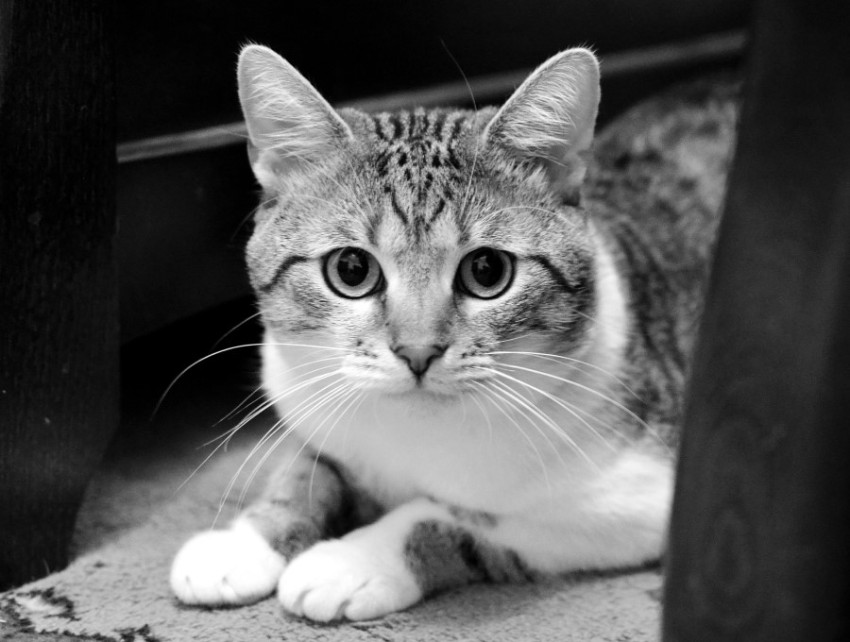
#> input picture Lab2/anh.jpg, 850 x 642 px, found by its file name
$ python DoG.py
#> lines starting #> are read from the running program, lines starting #| are printed output that depends on the picture
import cv2
import numpy as np
import matplotlib.pyplot as plt
# Reference: Enhanced Local Texture Feature Sets for Face Recognition Under Difficult Lighting Conditions by Xiaoyang Tan and Bill Triggs
# https://lear.inrialpes.fr/pubs/2007/TT07/Tan-amfg07a.pdf

# read image as grayscale float in range 0 to 1
img = cv2.imread('Lab2/anh.jpg', cv2.IMREAD_GRAYSCALE).astype(np.float64) / 255.0
#> img: shape (642, 850) float64; min 0, max 1, mean 0.342

# set arguments
gamma = 0.2
alpha = 0.1
tau = 3.0

# gamma correction
img_gamma = np.power(img, gamma)
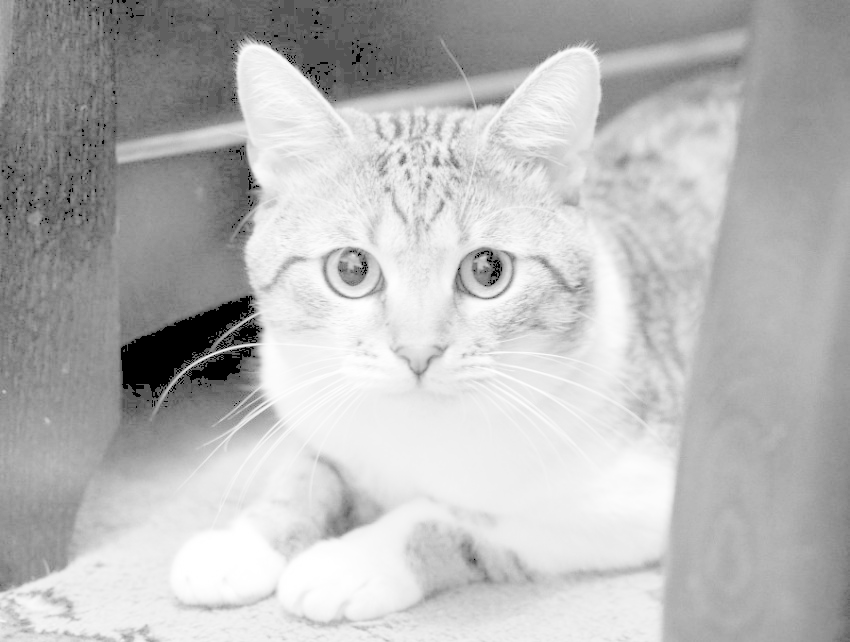
#> img_gamma: shape (642, 850) float64; min 0, max 1, mean 0.726
img_gamma2 = (255.0 * img_gamma).clip(0,255).astype(np.uint8)

# DOG
blur1 = cv2.GaussianBlur(img_gamma, (0,0), 1, borderType=cv2.BORDER_REPLICATE)
blur2 = cv2.GaussianBlur(img_gamma, (0,0), 2, borderType=cv2.BORDER_REPLICATE)
img_dog = (blur1 - blur2)
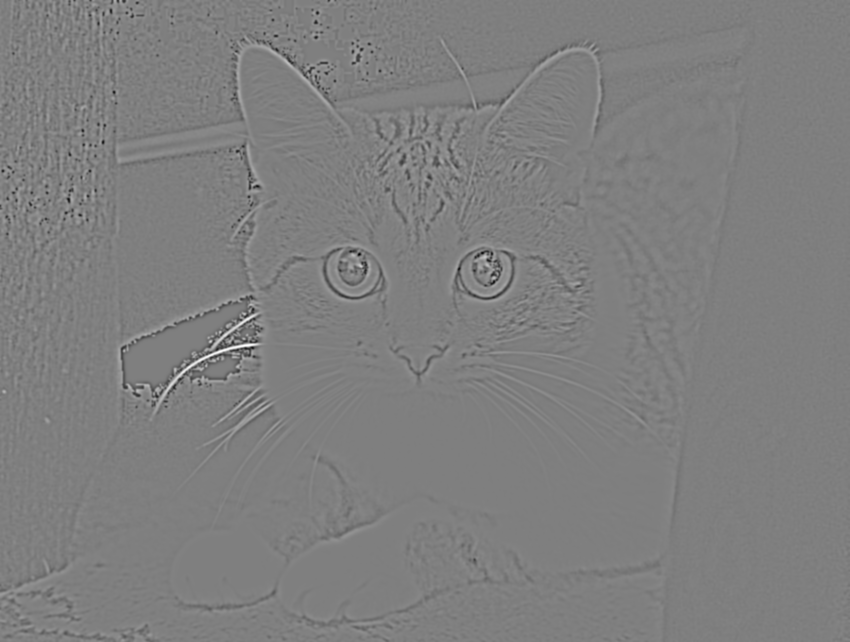
#> img_dog: shape (642, 850) float64; min -0.203, max 0.204, mean -2.23e-06; drawn with min black and max white
# normalize by the largest absolute value so range is -1 to
img_dog = img_dog / np.amax(np.abs(img_dog))
img_dog2 = (255.0 * (0.5*img_dog + 0.5)).clip(0,255).astype(np.uint8)

# contrast equalization equation 1
img_contrast1 = np.abs(img_dog)
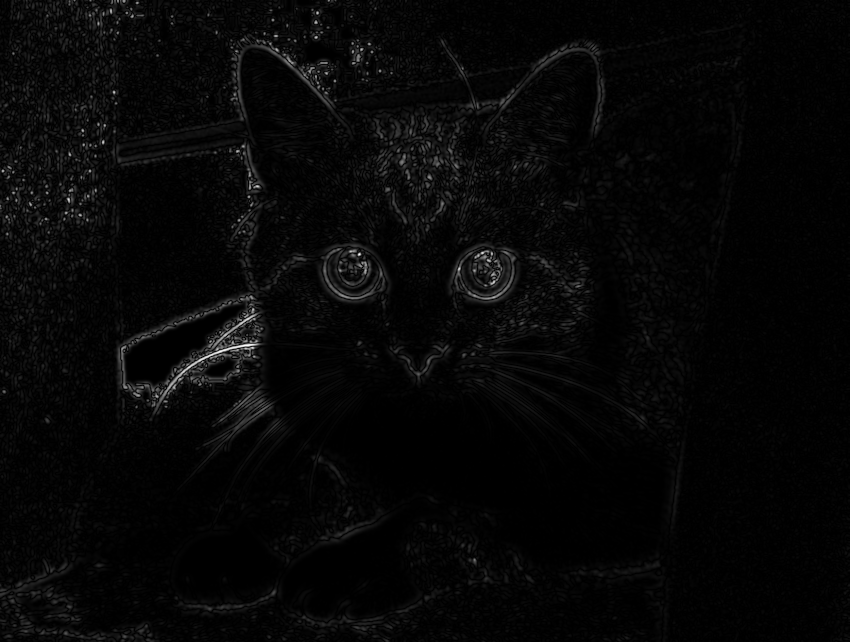
#> img_contrast1: shape (642, 850) float64; min 0, max 1, mean 0.028
img_contrast1 = np.power(img_contrast1, alpha)
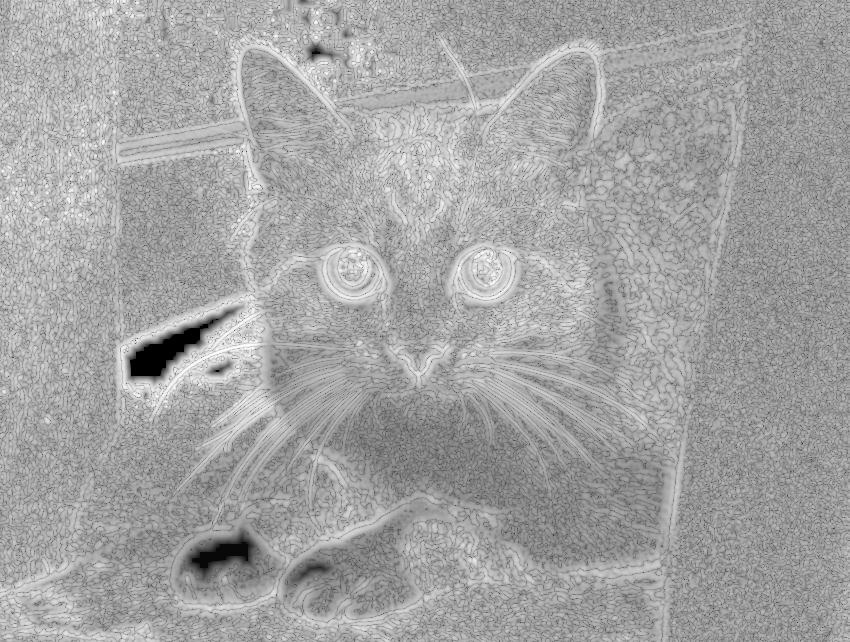
#> img_contrast1: shape (642, 850) float64; min 0, max 1, mean 0.641
img_contrast1 = np.mean(img_contrast1)
#> img_contrast1 = 0.641
img_contrast1 = np.power(img_contrast1,1.0/alpha)
#> img_contrast1 = 0.0117
img_contrast1 = img_dog/img_contrast1

# contrast equalization equation 2
img_contrast2 = np.abs(img_contrast1)
img_contrast2 = img_contrast2.clip(0,tau)
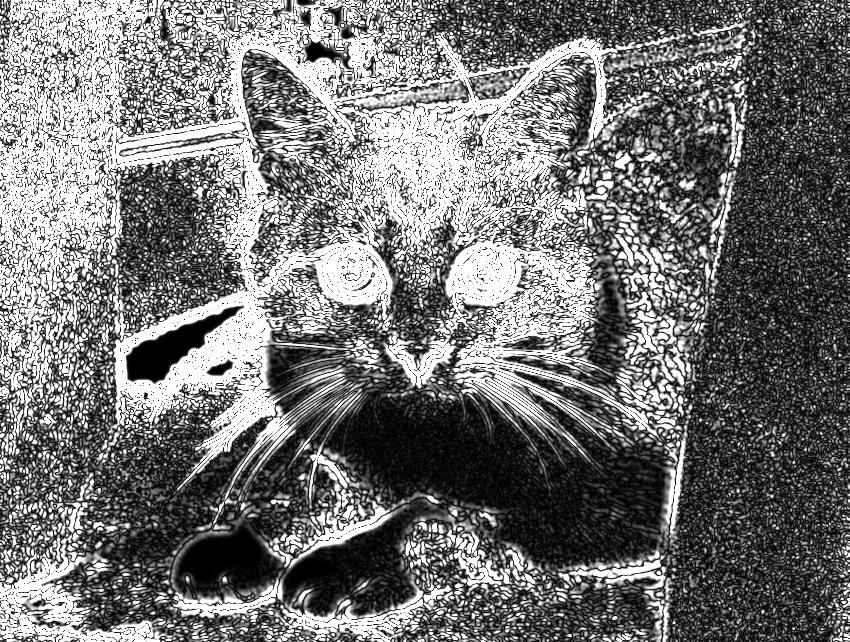
#> img_contrast2: shape (642, 850) float64; min 0, max 3, mean 1.38; drawn with min black and max white
img_contrast2 = np.mean(img_contrast2)
#> img_contrast2 = 1.38
img_contrast2 = np.power(img_contrast2,1.0/alpha)
#> img_contrast2 = 24.87
img_contrast2 = img_contrast1/img_contrast2
img_contrast = tau * np.tanh((img_contrast2/tau))

# Scale results two ways back to uint8 in the range 0 to 255
img_contrastA = (255.0 * (img_contrast+0.5)).clip(0,255).astype(np.uint8)
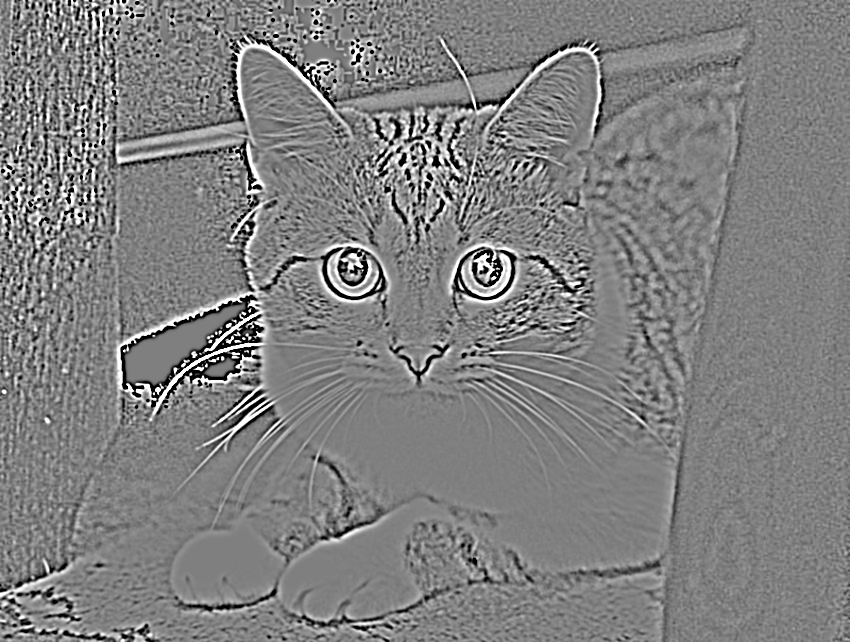
#> img_contrastA: shape (642, 850); min 0, max 255, mean 127.7
img_contrastB = (255.0 * (0.5*img_contrast+0.5)).clip(0,255).astype(np.uint8)
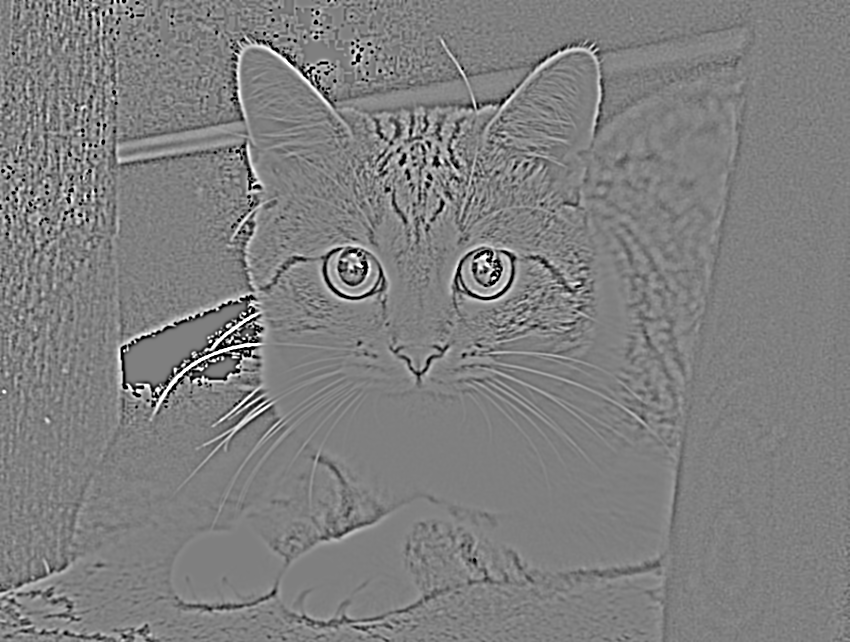
#> img_contrastB: shape (642, 850); min 0, max 255, mean 127.1

# show results
#Tạo vùng vẽ tỷ lệ 16:9
fig = plt.figure(figsize=(16, 9))
#Tạo 9 vùng vẽ con, phân bố 3 hàng 3 cột
(ax1, ax2, ax3), (ax4,ax5, ax6) = fig.subplots(2, 3)
ax1.imshow(img, cmap='gray')
ax1.set_title("ảnh gốc")

ax2.imshow(img_gamma2, cmap='gray')
ax2.set_title("Gamma")

ax3.imshow(img_dog2, cmap='gray')
ax3.set_title("DoG")

ax4.imshow(img_contrast1, cmap='gray')
ax4.set_title("CE1")

ax5.imshow(img_contrastA, cmap='gray')
ax5.set_title("CE_A")

ax6.imshow(img_contrastB, cmap='gray')
ax6.set_title("CE_B")

plt.show()
""" cv2.imshow('Face', img)
cv2.imshow('Gamma', img_gamma2)
cv2.imshow('DoG', img_dog2)
cv2.imshow('CE1', img_contrast1)
cv2.imshow('CE_A', img_contrastA)
cv2.imshow('CE_B', img_contrastB)
cv2.waitKey(0)
cv2.destroyAllWindows()

# save results
cv2.imwrite('face_contrast_equalization_A.jpg', img_contrastA)
cv2.imwrite('face_contrast_equalization_B.jpg', img_contrastB) """
